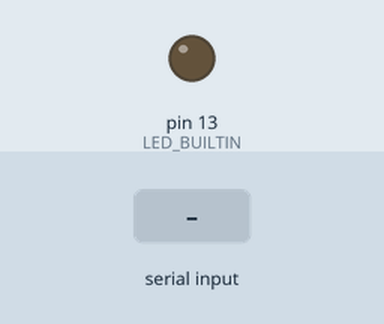
Recording of a sketch running on a simulated Arduino Uno, built with avr-gcc and run on an emulated ATmega328P. Parts: output pins drawn as LEDs (lit = HIGH). The inputs (shaded band) are chosen by the test bench.

Above: at 1.2 s.
1.3 s: "H\n" received over Serial
At 1.6 s:
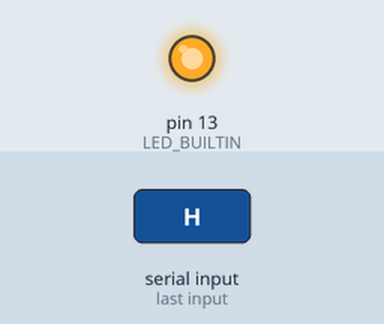
2.8 s: "L\n" received over Serial
At 3.9 s:
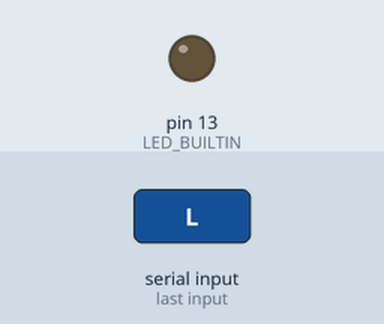
Timing chart, 0 to 5.8 s (numbered marks = the images above; inputs shaded):
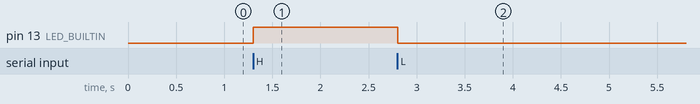

The sketch:

class_challenge_arduino_2025_2.ino
```cpp
void setup() {
  pinMode(LED_BUILTIN, OUTPUT);
  Serial.begin(9600);
}

void loop() {
  if (Serial.available() > 0) {
    String str = Serial.readStringUntil('\n');
    if (str.equalsIgnoreCase("L")) {
      digitalWrite(LED_BUILTIN, LOW);
    } else if (str.equalsIgnoreCase("H")) {
      digitalWrite(LED_BUILTIN, HIGH);
    }
  }
}
```

Measured:
- after the input at 1.3 s, pin 13 (LED_BUILTIN): LOW → HIGH at once
- after the input at 2.8 s, pin 13 (LED_BUILTIN): HIGH → LOW at once
